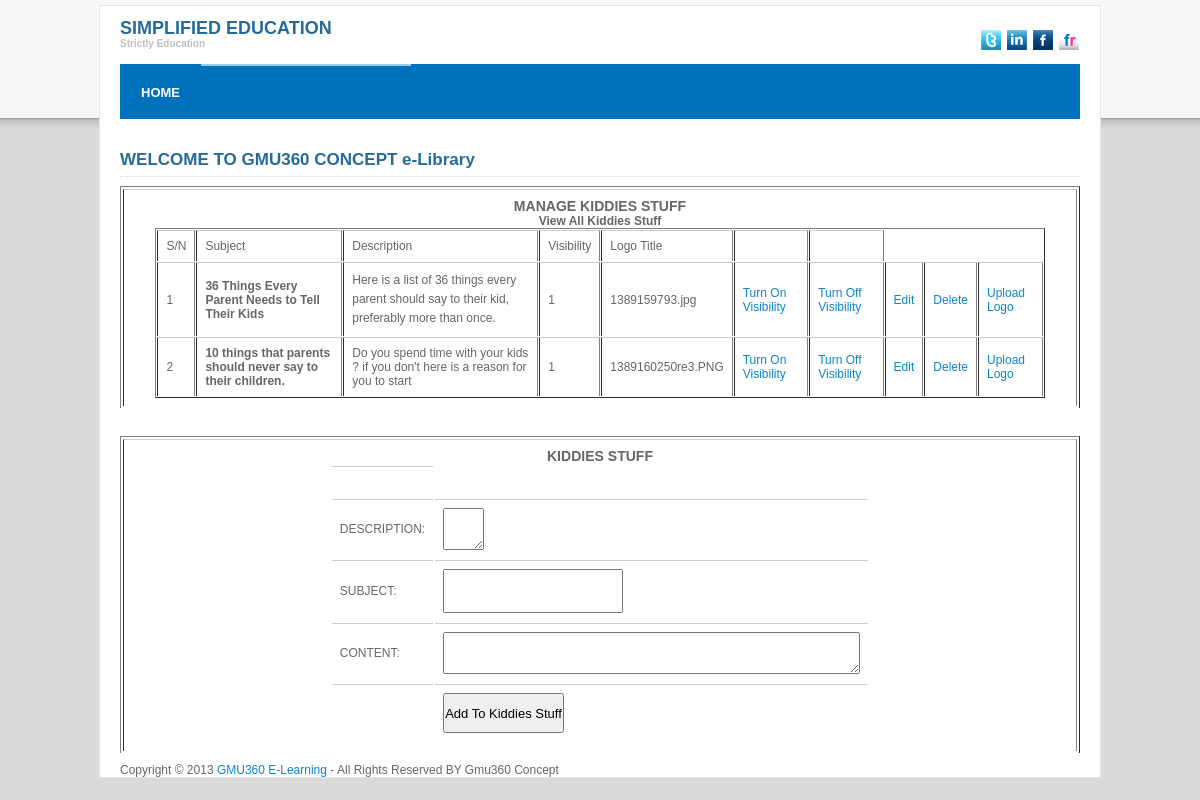
The page /administrator/manage_kiddies_stuff.php on the database its author committed.
### tables this page shows
CREATE TABLE `kiddies_stuff` (
  `id` int(11) NOT NULL auto_increment,
  `description` varchar(200) NOT NULL,
  `subject` varchar(100) NOT NULL,
  `content` text NOT NULL,
  `logo` varchar(100) NOT NULL,
  `visibility` int(11) NOT NULL,
  PRIMARY KEY  (`id`)
);

### administrator/manage_kiddies_stuff.php (the view, shortened to what this page needs)
<!DOCTYPE html PUBLIC "-//W3C//DTD XHTML 1.0 Transitional//EN" "http://www.w3.org/TR/xhtml1/DTD/xhtml1-transitional.dtd">
<html xmlns="http://www.w3.org/1999/xhtml">
<head>
<link rel="stylesheet" href="../css/style.css" type="text/css" media="all" />
</head>
<body>
<div id="shell">
  <div id="header">
    <h1 id="logo"><a href="#">SIMPLIFIED EDUCATION<span>Strictly Education</span></a></h1>
    <div class="socials"> <a href="#" class="link link-twitter">Twitter</a> <a href="#" class="link link-linkedin">LinkedIn</a> <a href="#" class="link link-facebook">Facebook</a> <a href="#" class="link link-flickr">flickr</a> </div>
  </div>
  <div id="navigation">
    <ul>
      <li><a href="../index.php">HOME</a></li>
      <li><a href="#" class="active"></a></li>
      <li><a href="#" class="active"></a></li>
      <li><a href="#" class="active"></a></li>
      <li><a href="#" class="active"></a></li>
      <li><a href="#" class="active"></a></li>
    </ul>
  </div>
  <div id="main">
    <br/><br/>
    <h2><a href="index.php">WELCOME TO GMU360 CONCEPT e-Library </a></h2>
    <table width="100%" border="1" id="box-table-a">
    <tr width="100%">
      <td width="40%">
      <center>
  <div id="bar">
    <h3>MANAGE KIDDIES STUFF</h3></div>
<?php
$cat=mysql_query("SELECT *  FROM `kiddies_stuff`");
?>
<legend><b>View All Kiddies Stuff</b><?php
if(mysql_num_rows($cat)>0){
?>
</legend><table width="95%" border="1" cellspacing="1">
	<tr class="thead">
        <td>S/N</td>
  <td>Subject</td>
      <td>Description</td>
    <td>Visibility</td>
    <td>Logo Title</td>
    <td></td>
    <td></td>
    </tr>
  <?php
$s=1;
  	while($l=mysql_fetch_array($cat)){
		$id=$l['id'];
	echo "<tr class= \"trodd\">";
	?>
    <td><?php echo $s++; ?></td>
    <td><?php echo $l['subject'];?></td>
        <td><?php echo $l['description'];?></td>
        <td><?php echo $l['visibility'];?></td>
        <td><?php echo $l['logo'];?></td>
   <?php echo "<td><a href='manage_kiddies_stuff.php?deleteid=$id'>Turn On Visibility</a></td>"; ?>
   <?php echo "<td><a href='manage_kiddies_stuff.php?deleteid2=$id'>Turn Off Visibility</a></td>"; ?>
         <?php echo "<td><a href='edit_kiddies.php?id=$id'>Edit</a></td>"; ?>
    <?php echo "<td><a href='manage_kiddies_stuff.php?deleteid3=$id'>Delete</a></td>"; ?>
        <?php echo "<td><a href='manage_kiddies_stuff.php?deleteid4=$id'>Upload Logo</a></td>"; ?>
 </tr>
 <?php
}
}
?>
</table>
      </td>
      </tr>
        </table><br/><br/>
            <table width="100%" border="1" id="box-table-a">
    <tr width="100%">
      <td width="40%">
      <center>
<form action="<?php echo $_SERVER['PHP_SELF'];?>" method="post">
  <div id="bar"><h3>KIDDIES STUFF</h3></div>
        <table border="0" width="398" height="255px">
        <tr><td>&nbsp;</td></tr>
        	<tr>
            	<td height="37" ><p>DESCRIPTION:</p></label></td>
              <td ><textarea name="description" cols="3" role="8"></textarea></td>
            </tr>
            <tr>
            	<td height="36"><p>SUBJECT:</p></td>
              <td><input id="input" type="text"  name="subject" /></td>
            </tr>
            <tr>
            	<td height="37" ><p>CONTENT:</p></label></td>
              <td ><textarea name="content" cols="50" role="50"></textarea></td>
            </tr>
            <tr>
            	<td><label></label></td>
                <td align="justify"><input name="button" type="submit"  id="button" value="Add To Kiddies Stuff"/></td>
            </tr>
        </table>
	</form>
    </center>
      </td>
      </tr>
        </table>
  </div>
      <p class="lf">Copyright &copy; 2013 <a href="#">GMU360 E-Learning </a> - All Rights Reserved BY Gmu360 Concept</p>
</div>
</body>
</html>

### css/style.css (style rules this page uses)
* { padding:0; margin:0; outline:0; }
body { font-size:12px; font-family:Arial, "Trebuchet MS", sans-serif; color:#6c6464; background:#dadada url(images/body.gif) left top repeat-x; padding:5px 0 13px 0; }
a { color:#0d86c7; text-decoration:none; }
input, textarea, select { font-family:Arial, Helvetica, Sans-Serif; font-size:13px; color:#000000; height:40px; }
h2 { font-size:17px; color:#246b99; padding-bottom:6px; border-bottom:1px dotted #dcdcdc; margin-bottom:9px; position:relative; }
h2 a { color:#246b99; }
#shell { width:960px; padding:0 20px; margin:0 auto; background:#fff; border:1px solid #e5e5e6; }
#header { height:58px; position:relative; }
#logo { padding-top:12px; }
#logo a { font-size:18px; color:#246b99; line-height:20px; text-decoration:none; }
#logo a span { font-size:10px; line-height:12px; display:block; color:#bbc0c3; }
.socials { position:absolute; top:24px; right:1px; width:104px; }
.socials .link { float:left; width:20px; height:20px; margin-left:6px; background:url(images/socials.gif); font-size:0; line-height:0; text-indent:-4000px; }
.socials .link-twitter { background-position:0 top; }
.socials .link-linkedin { background-position:-20px top; }
.socials .link-facebook { background-position:-40px top; }
.socials .link-flickr { background-position:-60px top; }
#navigation { height:55px; background-color:#0071bc; margin-bottom:1px; position:relative; }
#navigation ul { list-style:none; }
#navigation ul li { float:left; display:inline; border-right:0px solid #fff; height:55px; line-height:53px; }
#navigation ul li a { float:left; color:#fefefe; font-size:13px; font-weight:bold; padding:2px 21px 0 21px; text-decoration:none; }
#navigation ul li a.active, #navigation ul li a:hover { text-decoration:none; background:url(images/navigation-active.gif); }
#main { padding:2px 0 10px 0; }
#main p { line-height:19px; }
#box-table-a { font-size: 12px; margin: 0px; text-align: left; border-collapse: separate; border-bottom:none; }
#box-table-a td { padding: 8px; background: none; border-top: 1px solid #CCC; color: #666; border-bottom: none !important; }

### rows shown on the page
kiddies_stuff: subject "36 Things Every Parent Needs to Tell Their Kids", description "Here is a list of 36 things every parent should say to their kid, preferably more than once.", visibility "1", logo "1389159793.jpg"
kiddies_stuff: subject "10 things that parents should never say to their children.", description "Do you spend time with your kids ? if you don't here is a reason for you to start", visibility "1", logo "1389160250re3.PNG"
